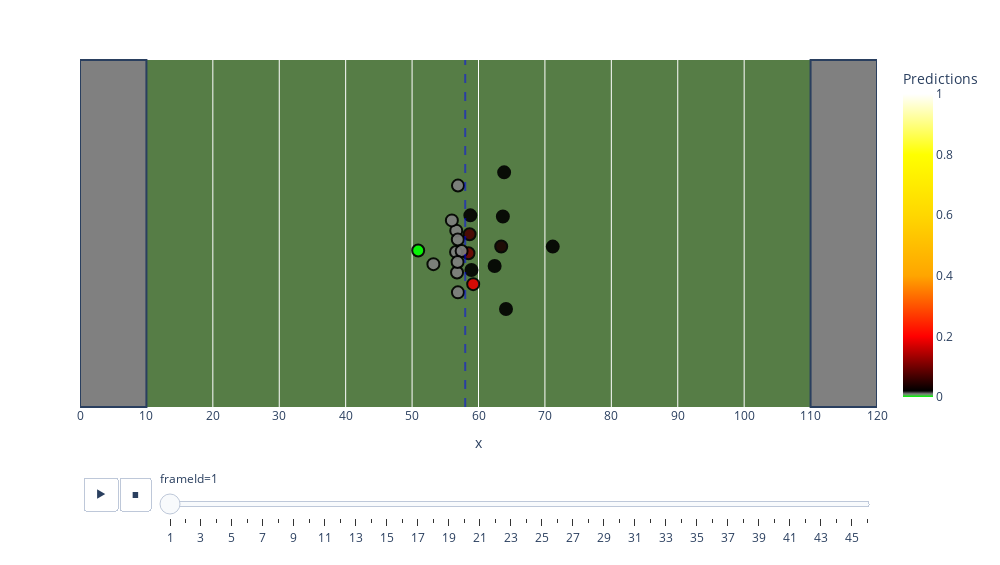

Notebook code cell kept with this figure:
### Code cell
playAnimator(animate, 2022102308, 1137)

### Figure 1 — Plotly figure (JSON) as saved in the notebook; plotly's stock layout.template omitted (floating-point values rounded to 4 significant figures)
{"data": [{"hovertemplate": "frameId=1<br>x=%{x}<br>y=%{y}<br>Predictions=%{marker.color}<extra></extra>", "legendgroup": "", "marker": {"color": [0.02, 0.02, 0.02, 0.03853, 0.02, 0.07096, 0.02, 0.02, 0.02208, 0.09448, 0.01, 0.01, 0.01, 0.01, 0, 0.01, 0.01, 0.01, 0.01, 0.01, 0.1795, 0.01], "coloraxis": "coloraxis", "line": {"color": "black", "width": 2}, "opacity": 0.9, "size": 12, "symbol": "circle"}, "mode": "markers", "name": "", "orientation": "v", "showlegend": false, "type": "scatter", "x": [58.94, 62.43, 64.14, 63.42, 71.18, 58.66, 63.86, 63.67, 58.77, 58.49, 56.62, 56.91, 56.9, 56.65, 50.92, 57.46, 56.88, 53.21, 55.99, 56.77, 59.2, 56.85], "xaxis": "x", "y": [21.05, 21.65, 15.05, 24.65, 24.64, 26.54, 36.04, 29.25, 29.44, 23.62, 23.82, 34.01, 17.61, 27.09, 24.05, 23.97, 25.72, 21.94, 28.66, 20.65, 18.87, 22.26], "yaxis": "y"}], "layout": {"coloraxis": {"cmax": 1, "cmin": 0, "colorbar": {"title": {"text": "Predictions"}}, "colorscale": [[0, "lime"], [0.01, "gray"], [0.02, "black"], [0.2, "red"], [0.4, "orange"], [0.6, "gold"], [0.8, "yellow"], [1, "white"]]}, "height": 565, "legend": {"tracegroupgap": 0}, "margin": {"t": 60}, "plot_bgcolor": "#567D46", "shapes": [{"fillcolor": "gray", "type": "rect", "x0": 0, "x1": 10, "xref": "x", "y0": 0, "y1": 1, "yref": "y domain"}, {"fillcolor": "gray", "type": "rect", "x0": 110, "x1": 120, "xref": "x", "y0": 0, "y1": 1, "yref": "y domain"}, {"line": {"color": "blue", "dash": "dash"}, "opacity": 0.5, "type": "line", "x0": 58, "x1": 58, "xref": "x", "y0": 0, "y1": 1, "yref": "y domain"}], "sliders": [{"active": 0, "currentvalue": {"prefix": "frameId="}, "len": 0.9, "pad": {"b": 10, "t": 60}, "steps": [{"args": [["1"], {"frame": {"duration": 0, "redraw": false}, "fromcurrent": true, "mode": "immediate", "transition": {"duration": 0, "easing": "linear"}}], "label": "1", "method": "animate"}, {"args": [["2"], {"frame": {"duration": 0, "redraw": false}, "fromcurrent": true, "mode": "immediate", "transition": {"duration": 0, "easing": "linear"}}], "label": "2", "method": "animate"}, {"args": [["3"], {"frame": {"duration": 0, "redraw": false}, "fromcurrent": true, "mode": "immediate", "transition": {"duration": 0, "easing": "linear"}}], "label": "3", "method": "animate"}, {"args": [["4"], {"frame": {"duration": 0, "redraw": false}, "fromcurrent": true, "mode": "immediate", "transition": {"duration": 0, "easing": "linear"}}], "label": "4", "method": "animate"}, {"args": [["5"], {"frame": {"duration": 0, "redraw": false}, "fromcurrent": true, "mode": "immediate", "transition": {"duration": 0, "easing": "linear"}}], "label": "5", "method": "animate"}, {"args": [["6"], {"frame": {"duration": 0, "redraw": false}, "fromcurrent": true, "mode": "immediate", "transition": {"duration": 0, "easing": "linear"}}], "label": "6", "method": "animate"}, {"args": [["7"], {"frame": {"duration": 0, "redraw": false}, "fromcurrent": true, "mode": "immediate", "transition": {"duration": 0, "easing": "linear"}}], "label": "7", "method": "animate"}, {"args": [["8"], {"frame": {"duration": 0, "redraw": false}, "fromcurrent": true, "mode": "immediate", "transition": {"duration": 0, "easing": "linear"}}], "label": "8", "method": "animate"}, {"args": [["9"], {"frame": {"duration": 0, "redraw": false}, "fromcurrent": true, "mode": "immediate", "transition": {"duration": 0, "easing": "linear"}}], "label": "9", "method": "animate"}, {"args": [["10"], {"frame": {"duration": 0, "redraw": false}, "fromcurrent": true, "mode": "immediate", "transition": {"duration": 0, "easing": "linear"}}], "label": "10", "method": "animate"}, {"args": [["11"], {"frame": {"duration": 0, "redraw": false}, "fromcurrent": true, "mode": "immediate", "transition": {"duration": 0, "easing": "linear"}}], "label": "11", "method": "animate"}, {"args": [["12"], {"frame": {"duration": 0, "redraw": false}, "fromcurrent": true, "mode": "immediate", "transition": {"duration": 0, "easing": "linear"}}], "label": "12", "method": "animate"}, {"args": [["13"], {"frame": {"duration": 0, "redraw": false}, "fromcurrent": true, "mode": "immediate", "transition": {"duration": 0, "easing": "linear"}}], "label": "13", "method": "animate"}, {"args": [["14"], {"frame": {"duration": 0, "redraw": false}, "fromcurrent": true, "mode": "immediate", "transition": {"duration": 0, "easing": "linear"}}], "label": "14", "method": "animate"}, {"args": [["15"], {"frame": {"duration": 0, "redraw": false}, "fromcurrent": true, "mode": "immediate", "transition": {"duration": 0, "easing": "linear"}}], "label": "15", "method": "animate"}, {"args": [["16"], {"frame": {"duration": 0, "redraw": false}, "fromcurrent": true, "mode": "immediate", "transition": {"duration": 0, "easing": "linear"}}], "label": "16", "method": "animate"}, {"args": [["17"], {"frame": {"duration": 0, "redraw": false}, "fromcurrent": true, "mode": "immediate", "transition": {"duration": 0, "easing": "linear"}}], "label": "17", "method": "animate"}, {"args": [["18"], {"frame": {"duration": 0, "redraw": false}, "fromcurrent": true, "mode": "immediate", "transition": {"duration": 0, "easing": "linear"}}], "label": "18", "method": "animate"}, {"args": [["19"], {"frame": {"duration": 0, "redraw": false}, "fromcurrent": true, "mode": "immediate", "transition": {"duration": 0, "easing": "linear"}}], "label": "19", "method": "animate"}, {"args": [["20"], {"frame": {"duration": 0, "redraw": false}, "fromcurrent": true, "mode": "immediate", "transition": {"duration": 0, "easing": "linear"}}], "label": "20", "method": "animate"}, {"args": [["21"], {"frame": {"duration": 0, "redraw": false}, "fromcurrent": true, "mode": "immediate", "transition": {"duration": 0, "easing": "linear"}}], "label": "21", "method": "animate"}, {"args": [["22"], {"frame": {"duration": 0, "redraw": false}, "fromcurrent": true, "mode": "immediate", "transition": {"duration": 0, "easing": "linear"}}], "label": "22", "method": "animate"}, {"args": [["23"], {"frame": {"duration": 0, "redraw": false}, "fromcurrent": true, "mode": "immediate", "transition": {"duration": 0, "easing": "linear"}}], "label": "23", "method": "animate"}, {"args": [["24"], {"frame": {"duration": 0, "redraw": false}, "fromcurrent": true, "mode": "immediate", "transition": {"duration": 0, "easing": "linear"}}], "label": "24", "method": "animate"}, {"args": [["25"], {"frame": {"duration": 0, "redraw": false}, "fromcurrent": true, "mode": "immediate", "transition": {"duration": 0, "easing": "linear"}}], "label": "25", "method": "animate"}, {"args": [["26"], {"frame": {"duration": 0, "redraw": false}, "fromcurrent": true, "mode": "immediate", "transition": {"duration": 0, "easing": "linear"}}], "label": "26", "method": "animate"}, {"args": [["27"], {"frame": {"duration": 0, "redraw": false}, "fromcurrent": true, "mode": "immediate", "transition": {"duration": 0, "easing": "linear"}}], "label": "27", "method": "animate"}, {"args": [["28"], {"frame": {"duration": 0, "redraw": false}, "fromcurrent": true, "mode": "immediate", "transition": {"duration": 0, "easing": "linear"}}], "label": "28", "method": "animate"}, {"args": [["29"], {"frame": {"duration": 0, "redraw": false}, "fromcurrent": true, "mode": "immediate", "transition": {"duration": 0, "easing": "linear"}}], "label": "29", "method": "animate"}, {"args": [["30"], {"frame": {"duration": 0, "redraw": false}, "fromcurrent": true, "mode": "immediate", "transition": {"duration": 0, "easing": "linear"}}], "label": "30", "method": "animate"}, {"args": [["31"], {"frame": {"duration": 0, "redraw": false}, "fromcurrent": true, "mode": "immediate", "transition": {"duration": 0, "easing": "linear"}}], "label": "31", "method": "animate"}, {"args": [["32"], {"frame": {"duration": 0, "redraw": false}, "fromcurrent": true, "mode": "immediate", "transition": {"duration": 0, "easing": "linear"}}], "label": "32", "method": "animate"}, {"args": [["33"], {"frame": {"duration": 0, "redraw": false}, "fromcurrent": true, "mode": "immediate", "transition": {"duration": 0, "easing": "linear"}}], "label": "33", "method": "animate"}, {"args": [["34"], {"frame": {"duration": 0, "redraw": false}, "fromcurrent": true, "mode": "immediate", "transition": {"duration": 0, "easing": "linear"}}], "label": "34", "method": "animate"}, {"args": [["35"], {"frame": {"duration": 0, "redraw": false}, "fromcurrent": true, "mode": "immediate", "transition": {"duration": 0, "easing": "linear"}}], "label": "35", "method": "animate"}, {"args": [["36"], {"frame": {"duration": 0, "redraw": false}, "fromcurrent": true, "mode": "immediate", "transition": {"duration": 0, "easing": "linear"}}], "label": "36", "method": "animate"}, {"args": [["37"], {"frame": {"duration": 0, "redraw": false}, "fromcurrent": true, "mode": "immediate", "transition": {"duration": 0, "easing": "linear"}}], "label": "37", "method": "animate"}, {"args": [["38"], {"frame": {"duration": 0, "redraw": false}, "fromcurrent": true, "mode": "immediate", "transition": {"duration": 0, "easing": "linear"}}], "label": "38", "method": "animate"}, {"args": [["39"], {"frame": {"duration": 0, "redraw": false}, "fromcurrent": true, "mode": "immediate", "transition": {"duration": 0, "easing": "linear"}}], "label": "39", "method": "animate"}, {"args": [["40"], {"frame": {"duration": 0, "redraw": false}, "fromcurrent": true, "mode": "immediate", "transition": {"duration": 0, "easing": "linear"}}], "label": "40", "method": "animate"}, {"args": [["41"], {"frame": {"duration": 0, "redraw": false}, "fromcurrent": true, "mode": "immediate", "transition": {"duration": 0, "easing": "linear"}}], "label": "41", "method": "animate"}, {"args": [["42"], {"frame": {"duration": 0, "redraw": false}, "fromcurrent": true, "mode": "immediate", "transition": {"duration": 0, "easing": "linear"}}], "label": "42", "method": "animate"}, {"args": [["43"], {"frame": {"duration": 0, "redraw": false}, "fromcurrent": true, "mode": "immediate", "transition": {"duration": 0, "easing": "linear"}}], "label": "43", "method": "animate"}, {"args": [["44"], {"frame": {"duration": 0, "redraw": false}, "fromcurrent": true, "mode": "immediate", "transition": {"duration": 0, "easing": "linear"}}], "label": "44", "method": "animate"}, {"args": [["45"], {"frame": {"duration": 0, "redraw": false}, "fromcurrent": true, "mode": "immediate", "transition": {"duration": 0, "easing": "linear"}}], "label": "45", "method": "animate"}, {"args": [["46"], {"frame": {"duration": 0, "redraw": false}, "fromcurrent": true, "mode": "immediate", "transition": {"duration": 0, "easing": "linear"}}], "label": "46", "method": "animate"}], "x": 0.1, "xanchor": "left", "y": 0, "yanchor": "top"}], "updatemenus": [{"active": 0, "buttons": [{"args": [null, {"frame": {"duration": 130, "redraw": false}, "fromcurrent": true, "mode": "immediate", "transition": {"duration": 0, "easing": "linear"}}], "label": "&#9654;", "method": "animate"}, {"args": [[null], {"frame": {"duration": 0, "redraw": false}, "fromcurrent": true, "mode": "immediate", "transition": {"duration": 0, "easing": "linear"}}], "label": "&#9724;", "method": "animate"}], "direction": "left", "pad": {"r": 10, "t": 70}, "showactive": false, "type": "buttons", "x": 0.1, "xanchor": "right", "y": 0, "yanchor": "top"}], "width": 1000, "xaxis": {"anchor": "y", "domain": [0, 1], "dtick": 10, "range": [0, 120], "tick0": 0, "title": {"text": "x"}, "type": "linear"}, "yaxis": {"anchor": "x", "domain": [0, 1], "range": [0, 53.3], "title": {"text": "y"}, "type": "linear", "visible": false}}}
